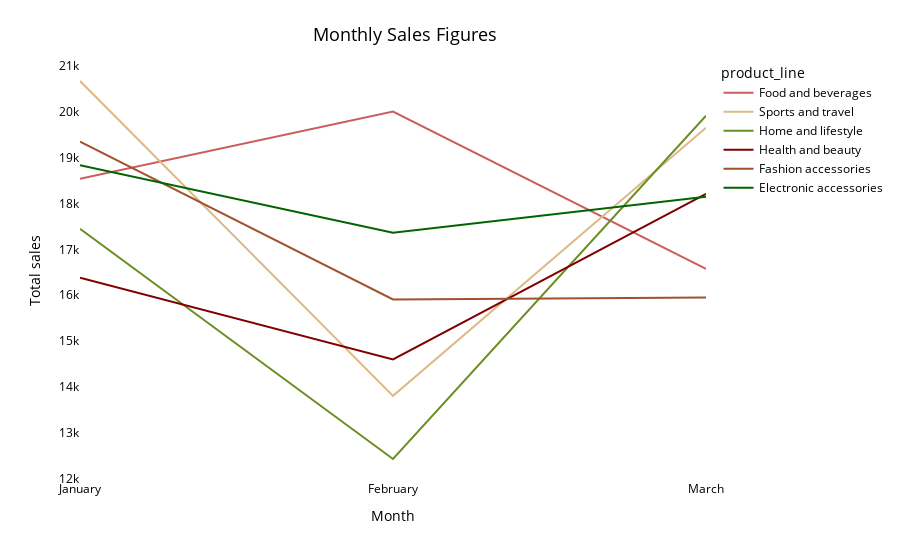

Notebook cell for this chart:
### Code cell
fig2 = px.line(marketseason_long, x='month', y='total', color='product_line',
               color_discrete_sequence = rgb4,
              hover_name="product_line")
fig2.update_layout(title={'text': 'Monthly Sales Figures',
                    'font': {'color': 'black', 'size': 18}},
                   plot_bgcolor='rgba(0,0,0,0)', paper_bgcolor='rgba(0,0,0,0)', xaxis_title='Month', 
                    yaxis_title='Total sales', font_color='black', title_x=0.45, title_y=0.95)
fig2.show()

### Figure 1 — Plotly figure (JSON) as saved in the notebook; plotly's stock layout.template omitted (floating-point values rounded to 4 significant figures)
{"data": [{"hovertemplate": "<b>%{hovertext}</b><br><br>product_line=Food and beverages<br>month=%{x}<br>total=%{y}<extra></extra>", "hovertext": ["Food and beverages", "Food and beverages", "Food and beverages"], "legendgroup": "Food and beverages", "line": {"color": "indianred", "dash": "solid"}, "mode": "lines", "name": "Food and beverages", "orientation": "v", "showlegend": true, "type": "scatter", "x": ["January", "February", "March"], "xaxis": "x", "y": [18540.0, 20000.0, 16570.0], "yaxis": "y"}, {"hovertemplate": "<b>%{hovertext}</b><br><br>product_line=Sports and travel<br>month=%{x}<br>total=%{y}<extra></extra>", "hovertext": ["Sports and travel", "Sports and travel", "Sports and travel"], "legendgroup": "Sports and travel", "line": {"color": "burlywood", "dash": "solid"}, "mode": "lines", "name": "Sports and travel", "orientation": "v", "showlegend": true, "type": "scatter", "x": ["January", "February", "March"], "xaxis": "x", "y": [20660.0, 13810.0, 19650.0], "yaxis": "y"}, {"hovertemplate": "<b>%{hovertext}</b><br><br>product_line=Home and lifestyle<br>month=%{x}<br>total=%{y}<extra></extra>", "hovertext": ["Home and lifestyle", "Home and lifestyle", "Home and lifestyle"], "legendgroup": "Home and lifestyle", "line": {"color": "olivedrab", "dash": "solid"}, "mode": "lines", "name": "Home and lifestyle", "orientation": "v", "showlegend": true, "type": "scatter", "x": ["January", "February", "March"], "xaxis": "x", "y": [17450.0, 12430.0, 19910.0], "yaxis": "y"}, {"hovertemplate": "<b>%{hovertext}</b><br><br>product_line=Health and beauty<br>month=%{x}<br>total=%{y}<extra></extra>", "hovertext": ["Health and beauty", "Health and beauty", "Health and beauty"], "legendgroup": "Health and beauty", "line": {"color": "maroon", "dash": "solid"}, "mode": "lines", "name": "Health and beauty", "orientation": "v", "showlegend": true, "type": "scatter", "x": ["January", "February", "March"], "xaxis": "x", "y": [16380.0, 14600.0, 18210.0], "yaxis": "y"}, {"hovertemplate": "<b>%{hovertext}</b><br><br>product_line=Fashion accessories<br>month=%{x}<br>total=%{y}<extra></extra>", "hovertext": ["Fashion accessories", "Fashion accessories", "Fashion accessories"], "legendgroup": "Fashion accessories", "line": {"color": "sienna", "dash": "solid"}, "mode": "lines", "name": "Fashion accessories", "orientation": "v", "showlegend": true, "type": "scatter", "x": ["January", "February", "March"], "xaxis": "x", "y": [19350.0, 15910.0, 15950.0], "yaxis": "y"}, {"hovertemplate": "<b>%{hovertext}</b><br><br>product_line=Electronic accessories<br>month=%{x}<br>total=%{y}<extra></extra>", "hovertext": ["Electronic accessories", "Electronic accessories", "Electronic accessories"], "legendgroup": "Electronic accessories", "line": {"color": "darkgreen", "dash": "solid"}, "mode": "lines", "name": "Electronic accessories", "orientation": "v", "showlegend": true, "type": "scatter", "x": ["January", "February", "March"], "xaxis": "x", "y": [18830.0, 17360.0, 18140.0], "yaxis": "y"}], "layout": {"font": {"color": "black"}, "legend": {"title": {"text": "product_line"}, "tracegroupgap": 0}, "margin": {"t": 60}, "paper_bgcolor": "rgba(0,0,0,0)", "plot_bgcolor": "rgba(0,0,0,0)", "title": {"font": {"color": "black", "size": 18}, "text": "Monthly Sales Figures", "x": 0.45, "y": 0.95}, "xaxis": {"anchor": "y", "domain": [0, 1], "title": {"text": "Month"}}, "yaxis": {"anchor": "x", "domain": [0, 1], "title": {"text": "Total sales"}}}}
